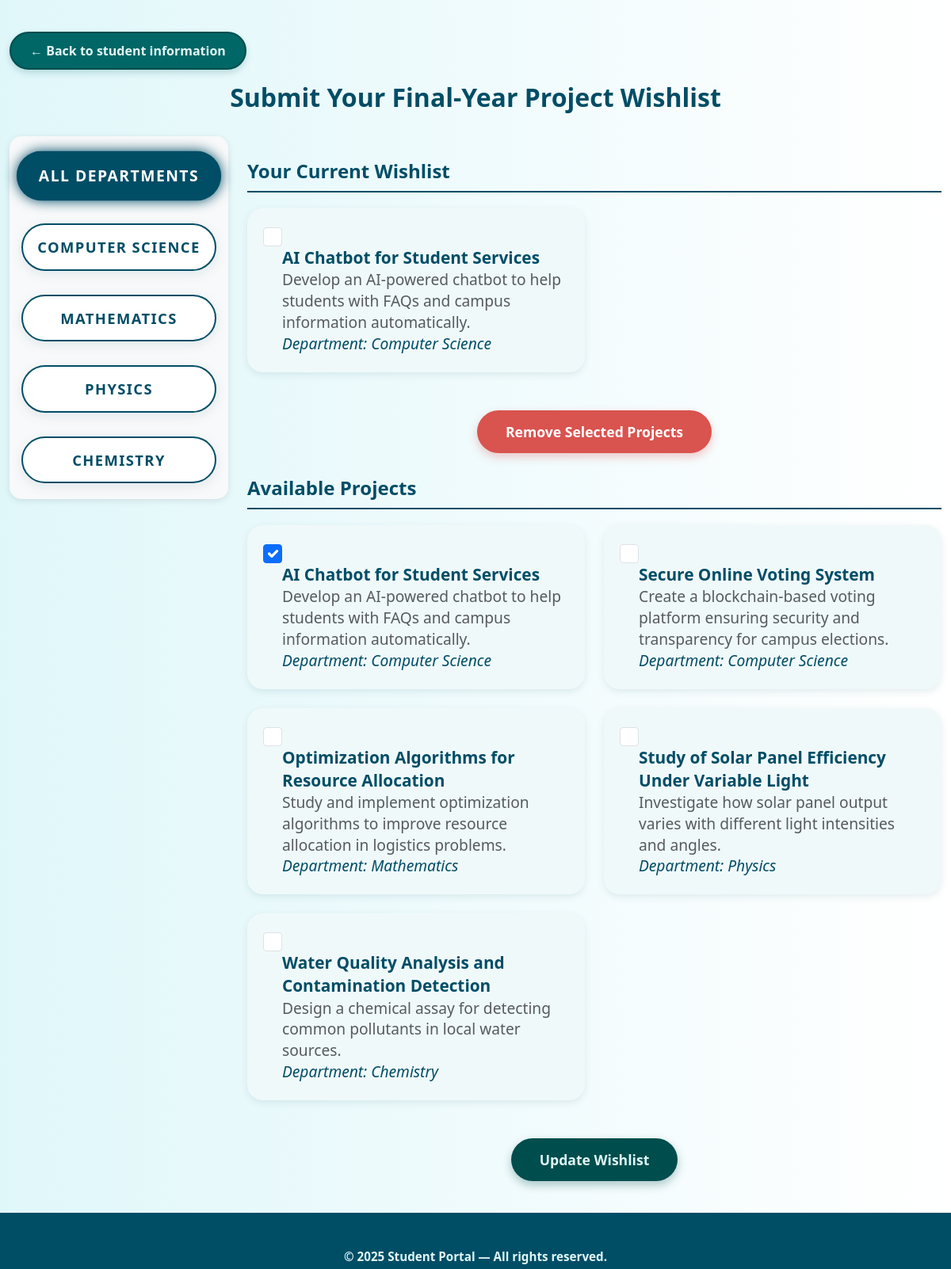
Screenshot of /student_dashboard.php (signed in) with the database file from the repository.
### tables this page shows
CREATE TABLE IF NOT EXISTS `projects` (
  `id` int NOT NULL AUTO_INCREMENT,
  `title` text NOT NULL,
  `description` text NOT NULL,
  `department` enum('computer_science','physics','chemistry','Mathematics') NOT NULL,
  PRIMARY KEY (`id`)
);

### student_dashboard.php (the view, shortened to what this page needs)
<?php
$student_id = $_SESSION['user_id'];
$host = "localhost";
$dbname = "web_project";
$dbuser = "root";
$dbpass = "";
$allowed_departments = [
    'all' => 'All Departments',
    'computer_science' => 'Computer Science',
    'mathematics' => 'Mathematics',
    'physics' => 'Physics',
    'chemistry' => 'Chemistry'
];
$selected_department_key = $_GET['department'] ?? $_POST['selected_department'] ?? 'all';
try {
    $pdo = new PDO("mysql:host=$host;dbname=$dbname;charset=utf8mb4", $dbuser, $dbpass);
    $pdo->setAttribute(PDO::ATTR_ERRMODE, PDO::ERRMODE_EXCEPTION);
    if ($selected_department_key === 'all') {
        $stmt = $pdo->query("SELECT * FROM projects");
    } else {
        $stmt = $pdo->prepare("SELECT * FROM projects WHERE department = ?");
        $stmt->execute([$selected_department_key]);
    }
    $projects = $stmt->fetchAll(PDO::FETCH_ASSOC);
    $wishlist_stmt = $pdo->prepare("SELECT project_id FROM student_project_wishlist WHERE student_id = ?");
    $wishlist_stmt->execute([$student_id]);
    $wishlist_ids = $wishlist_stmt->fetchAll(PDO::FETCH_COLUMN);
    $wishlisted_projects_stmt = $pdo->prepare("SELECT p.* FROM projects p JOIN student_project_wishlist w ON p.id = w.project_id WHERE w.student_id = ?");
    $wishlisted_projects_stmt->execute([$student_id]);
    $wishlisted_projects = $wishlisted_projects_stmt->fetchAll(PDO::FETCH_ASSOC);
} catch (PDOException $e) {
    die("Database error: " . $e->getMessage());
}
?>
<!DOCTYPE html>
<html lang="en">
<head>
  <link href="https://cdn.jsdelivr.net/npm/bootstrap@5.3.2/dist/css/bootstrap.min.css" rel="stylesheet" />
</head>
<body>
<div class="container">
  <div class="mb-3">
    <a href="student_information.php" class="back-btn">&larr; Back to student information</a>
  </div>
  <div class="title-box">
    <h2>Submit Your Final-Year Project Wishlist</h2>
  </div>
  <div class="row">
    <div class="col-md-3">
      <div class="filter-buttons">
        <?php foreach ($allowed_departments as $key => $label):
          $baseClass = 'btn';
          if ($selected_department_key === $key) {
              $baseClass .= ' active-filter';
          }
          if ($key !== 'all') {
              $baseClass .= ' btn-' . $key;
          }
        ?>
          <a href="?department=<?= urlencode($key) ?>" class="<?= $baseClass ?>">
            <?= htmlspecialchars($label) ?>
          </a>
        <?php endforeach; ?>
      </div>
    </div>
    <div class="col-md-9">
      <?php if (!empty($wishlisted_projects)): ?>
        <div class="current-wishlist">
          <h3 class="section-header">Your Current Wishlist</h3>
          <form method="post" novalidate>
            <div class="row g-4">
              <?php foreach ($wishlisted_projects as $project): ?>
                <div class="col-md-6">
                  <div class="wishlist-card">
                    <div class="form-check">
                      <input class="form-check-input" type="checkbox" name="remove_projects[]"
                             value="<?= $project['id'] ?>"
                             id="remove_project<?= $project['id'] ?>">
                      <label class="form-check-label" for="remove_project<?= $project['id'] ?>">
                        <strong><?= htmlspecialchars($project['title']) ?></strong><br>
                        <small class="text-muted"><?= htmlspecialchars($project['description']) ?></small><br>
                        <small><em>Department: <?= htmlspecialchars($allowed_departments[$project['department']] ?? $project['department']) ?></em></small>
                      </label>
                    </div>
                  </div>
                </div>
              <?php endforeach; ?>
            </div>
            <div class="text-center mt-5">
              <button type="submit" class="remove-btn">Remove Selected Projects</button>
            </div>
          </form>
        </div>
      <?php endif; ?>
      <div class="add-wishlist">
        <h3 class="section-header">Available Projects</h3>
        <form method="post" novalidate>
          <div class="row g-4">
            <?php foreach ($projects as $project): ?>
              <div class="col-md-6">
                <div class="wishlist-card">
                  <div class="form-check">
                    <input class="form-check-input" type="checkbox" name="wishlist[]"
                           value="<?= $project['id'] ?>"
                           id="project<?= $project['id'] ?>"
                           <?= in_array($project['id'], $wishlist_ids) ? 'checked' : '' ?>>
                    <label class="form-check-label" for="project<?= $project['id'] ?>">
                      <strong><?= htmlspecialchars($project['title']) ?></strong><br>
                      <small class="text-muted"><?= htmlspecialchars($project['description']) ?></small><br>
                      <small><em>Department: <?= htmlspecialchars($allowed_departments[$project['department']] ?? $project['department']) ?></em></small>
                    </label>
                  </div>
                </div>
              </div>
            <?php endforeach; ?>
          </div>
          <div class="text-center mt-5">
            <button type="submit" class="submit-btn">Update Wishlist</button>
          </div>
        </form>
      </div>
    </div>
  </div>
</div>
<footer class="footer">
  <div class="container text-center">
   <span class="rights"> &copy; <?= date('Y') ?>  Student Portal — All rights reserved.</span>
  </div>
</footer>
</body>
</html>

### student_dashboard.php (style rules this page uses)
body { background: linear-gradient(to right, #e0f7fa, #ffffff); font-family: 'Segoe UI', Tahoma, Geneva, Verdana, sans-serif; color: #004d66; }
.container { max-width: 1200px; margin-top: 40px; }
.title-box { text-align: center; margin-bottom: 30px; }
.title-box h2 { font-size: 2rem; font-weight: 700; color: #004d66; }
.back-btn { background-color: #006666; color: #e0f7f7; font-weight: 600; border: 2px solid #004d4d; border-radius: 35px; padding: 10px 24px; text-decoration: none; display: inline-block; transition: background-color 0.25s ease, box-shadow 0.25s ease; box-shadow: 0 4px 8px rgba(0, 102, 102, 0.2); user-select: none; }
.filter-buttons { display: flex; flex-direction: column; gap: 20px; padding: 15px; background-color: #f8f9fa; border-radius: 15px; box-shadow: 0 2px 8px rgba(0, 0, 0, 0.1); }
.filter-buttons .btn { margin: 5px 0; border-radius: 35px; font-weight: 700; font-size: 1.15rem; border: 2px solid #004d66; padding: 14px 0; background-color: white; color: #004d66; box-shadow: 0 4px 15px rgba(0, 77, 102, 0.1); text-transform: uppercase; letter-spacing: 1.4px; text-align: center; display: flex; justify-content: center; align-items: center; gap: 12px; width: 100%; transition: background-color 0.3s ease, color 0.3s ease, box-shadow 0.3s ease, transform 0.3s ease; cursor: pointer; user-select: none; }
.filter-buttons .active-filter { background-color: #004d66 !important; color: white !important; box-shadow: 0 0 15px #004d66; transform: scale(1.05); font-weight: 900; border-color: transparent !important; }
.btn-computer_science { background-color: #007c91; border-color: #007c91; color: white; }
.btn-mathematics { background-color: #1a8e8c; border-color: #1a8e8c; color: white; }
.btn-physics { background-color: #5789a3; border-color: #5789a3; color: white; }
.btn-chemistry { background-color: #5da26f; border-color: #5da26f; color: white; }
.wishlist-card { background-color: #f0f9fa; border-radius: 20px; padding: 20px; box-shadow: 0 3px 10px rgba(0, 77, 102, 0.1); height: 100%; display: flex; align-items: center; }
.wishlist-card .form-check-label { font-size: 1rem; line-height: 1.4; }
.wishlist-card .form-check-label strong { font-size: 1.3rem; font-weight: 700; }
.wishlist-card .form-check-label small { font-size:1.2rem; }
.form-check-input { width: 24px; height: 24px; margin-right: 12px; cursor: pointer; }
.submit-btn { background-color: #004d4d; color: #e0f7f7; padding: 14px 36px; border-radius: 35px; border: none; font-weight: 700; font-size: 1.1rem; transition: background-color 0.25s ease, box-shadow 0.25s ease; box-shadow: 0 5px 12px rgba(0, 77, 77, 0.3); user-select: none; cursor: pointer; }
.remove-btn { background-color: #d9534f; color: white; padding: 14px 36px; border-radius: 35px; border: none; font-weight: 700; font-size: 1.1rem; transition: background-color 0.25s ease, box-shadow 0.25s ease; box-shadow: 0 5px 12px rgba(217, 83, 79, 0.3); user-select: none; cursor: pointer; }
.section-header { font-size: 1.5rem; font-weight: 700; color: #004d66; margin: 30px 0 20px; padding-bottom: 10px; border-bottom: 2px solid #004d66; }
.footer { margin-top: 40px; padding: 4px 0; background-color: #004d66; color: #e0f7f7; font-size: 0.65rem; }
.footer .rights { font-size: 0.95rem; font-weight: 600; }

### rows the page displays
projects: title "AI Chatbot for Student Services", description "Develop an AI-powered chatbot to help students with FAQs and campus information automatically.", department "Computer Science", id "☑"
projects: title "Secure Online Voting System", description "Create a blockchain-based voting platform ensuring security and transparency for campus elections.", department "Computer Science"
projects: title "Optimization Algorithms for Resource Allocation", description "Study and implement optimization algorithms to improve resource allocation in logistics problems.", department "Mathematics"
projects: title "Study of Solar Panel Efficiency Under Variable Light", description "Investigate how solar panel output varies with different light intensities and angles.", department "Physics"
projects: title "Water Quality Analysis and Contamination Detection", description "Design a chemical assay for detecting common pollutants in local water sources.", department "Chemistry"

### other values shown
$label "ALL DEPARTMENTS"
$label "COMPUTER SCIENCE"
$label "MATHEMATICS"
$label "PHYSICS"
$label "CHEMISTRY"
